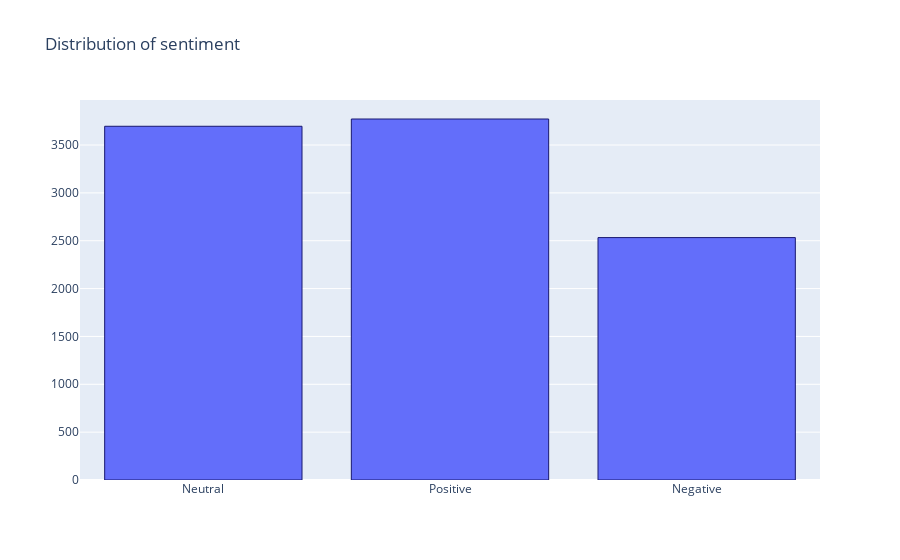

Notebook source saved alongside this figure:
### Code cell
x = ['Neutral', 'Positive', 'Negative']
y = [len(neutral),  len(positive), len(negative)]

import plotly.graph_objs as go
# Use the hovertext kw argument for hover text
fig = go.Figure(data=[go.Bar(x=x, y=y,
            hovertext=['61% of tweets', '28% of tweets', '11% of tweets'])])

# Customize aspect
#marker_color='rgb(158,202,225)'
fig.update_traces(marker_line_color='midnightblue',
                  marker_line_width=1.)
fig.update_layout(title_text='Distribution of sentiment')
fig.show()

### Figure 1 — Plotly figure (JSON) as saved in the notebook; plotly's stock layout.template omitted (floating-point values rounded to 4 significant figures)
{"data": [{"hovertext": ["61% of tweets", "28% of tweets", "11% of tweets"], "x": ["Neutral", "Positive", "Negative"], "y": [3696, 3772, 2533], "type": "bar", "marker": {"line": {"color": "midnightblue", "width": 1.0}}}], "layout": {"title": {"text": "Distribution of sentiment"}}}
